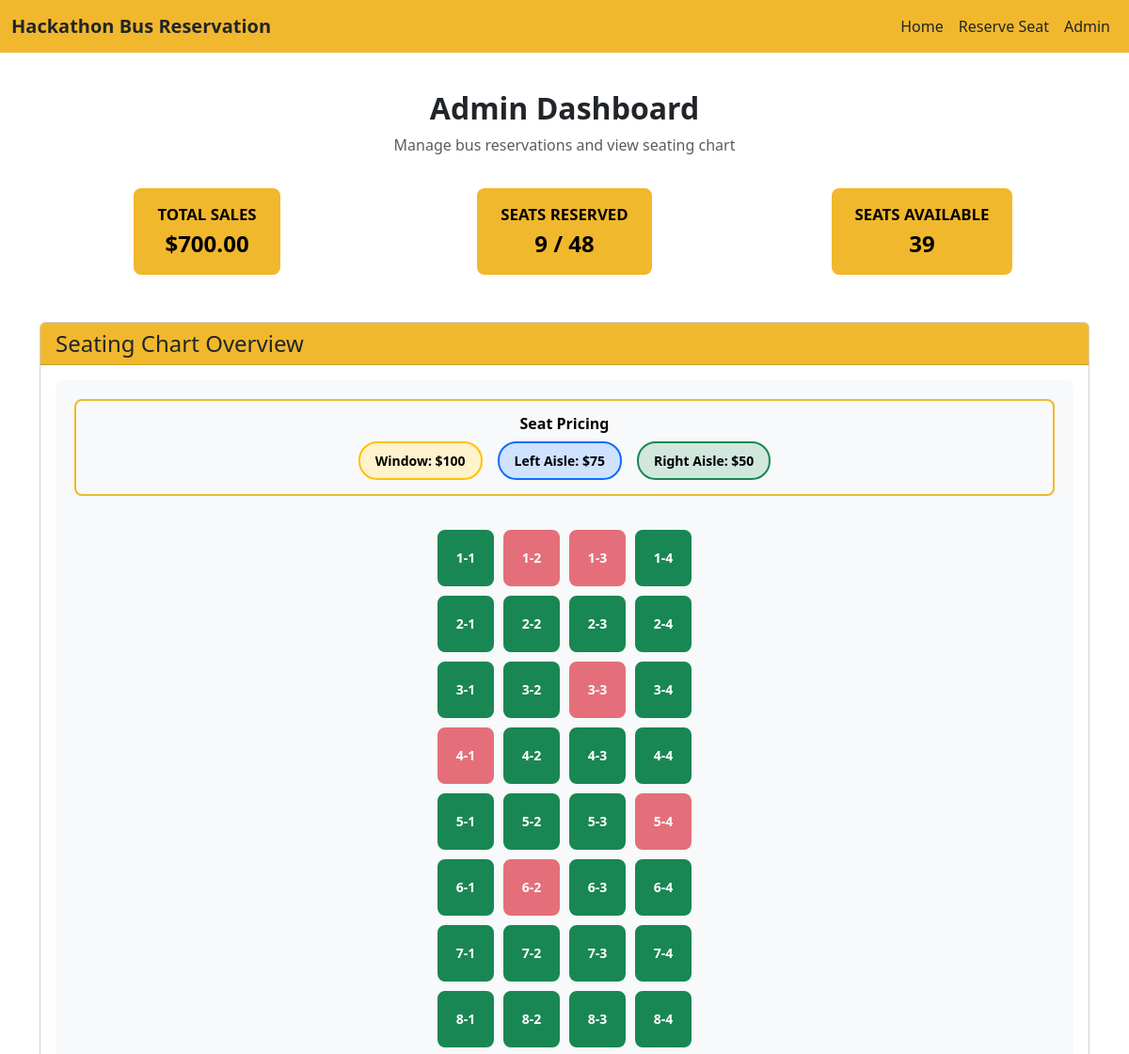
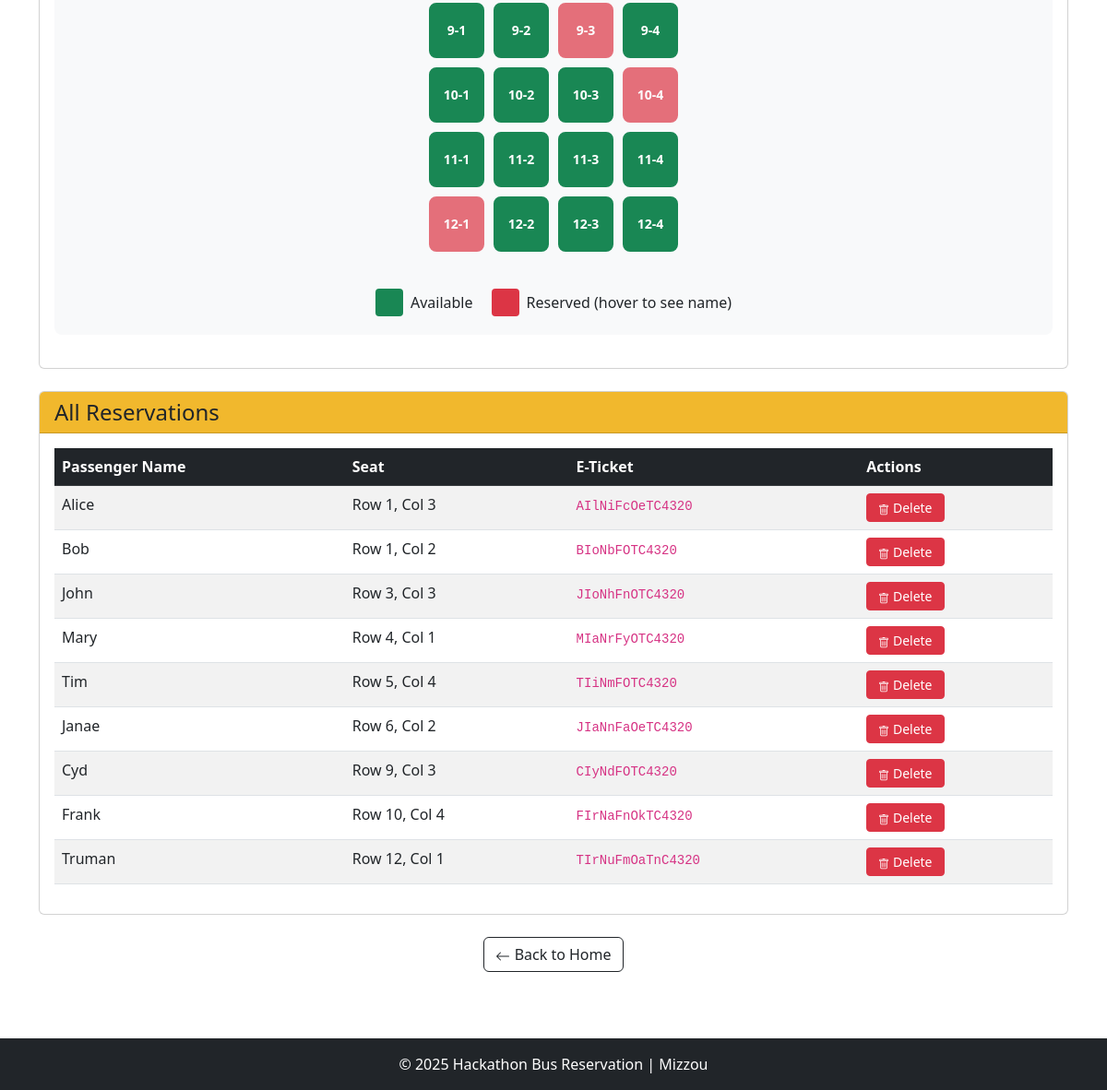
/admin/dashboard (signed in), run on an earlier commit of the app's database (2 pictures, top to bottom).
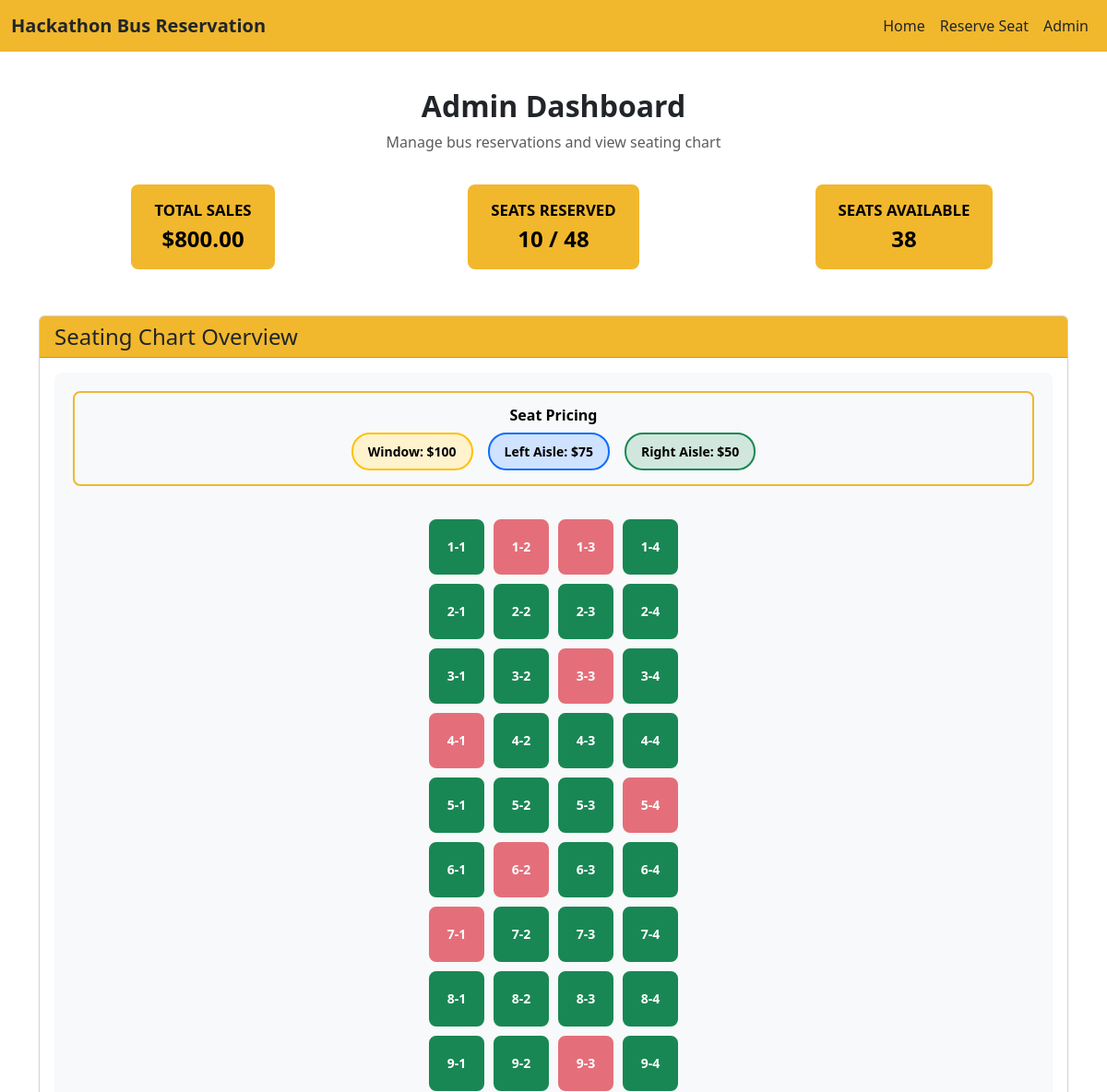
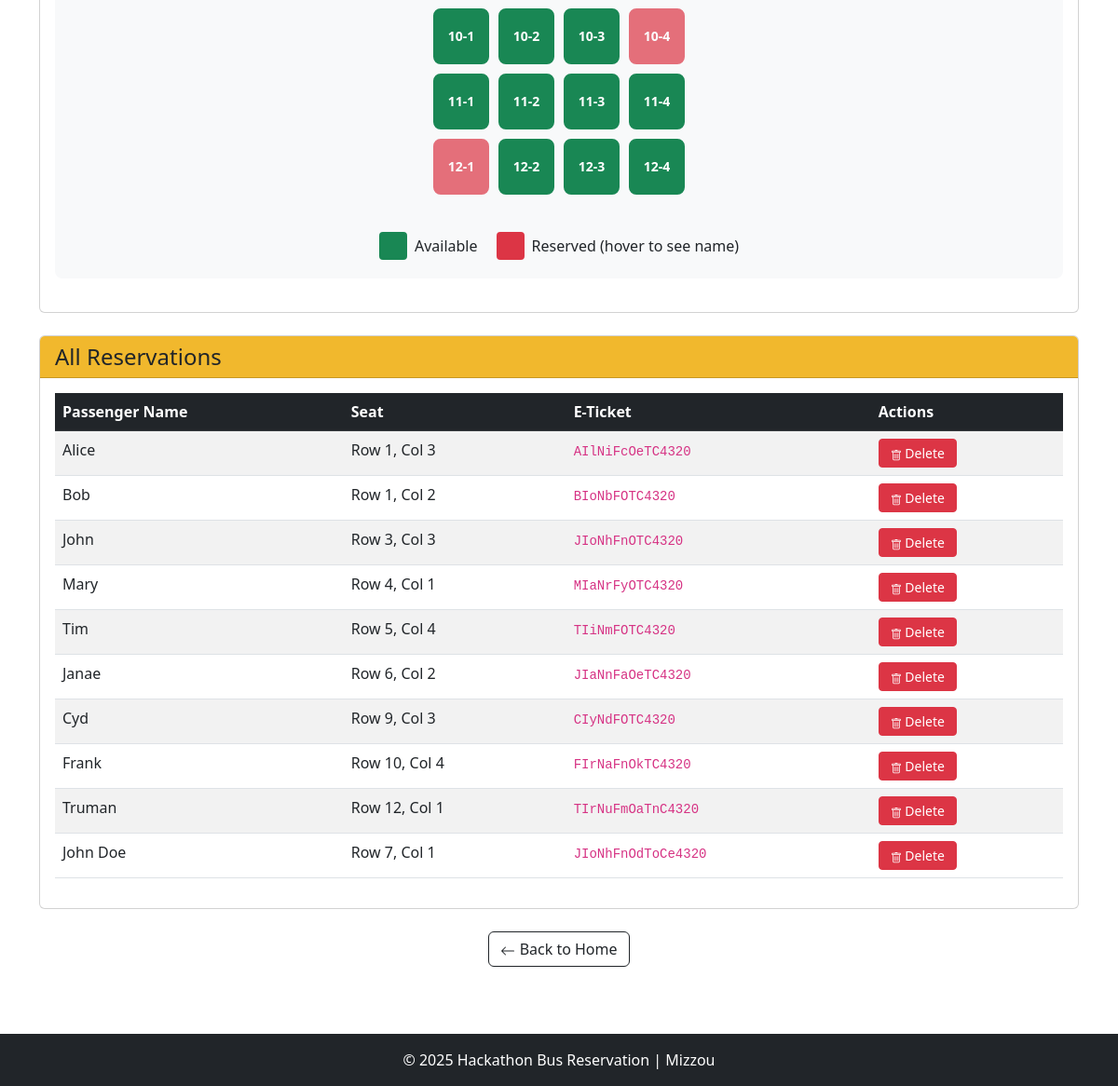
And on a later commit of the database (2 pictures, top to bottom).
### app.py (models this page shows, shortened)
class Reservation(db.Model):
    __tablename__ = "reservations"
    id = db.Column(db.Integer, primary_key=True)
    passengerName = db.Column(db.Text, nullable=False)
    seatRow = db.Column(db.Integer, nullable=False)
    seatColumn = db.Column(db.Integer, nullable=False)
    eTicketNumber = db.Column(db.Text, nullable=False)
    created = db.Column(db.DateTime, nullable=False, default=datetime.utcnow)

### app.py (the view)
@app.route("/admin/dashboard")
def admin_dashboard():
    if not session.get("admin_logged_in"):
        flash("Please log in to access the admin dashboard.", "warning")
        return redirect(url_for("admin"))
    total_seats = 48
    reserved_list = get_all_reservations()
    reserved_count = len(reserved_list)
    available_count = total_seats - reserved_count
    total_sales = get_total_sales()
    availability = get_seat_availability_grid()
    seat_names = get_seat_names_grid()
    reservations = sorted(reserved_list, key=lambda r: r.created)
    return render_template(
        "admin_dashboard.html",
        total_sales=total_sales,
        reserved_count=reserved_count,
        total_seats=total_seats,
        available_count=available_count,
        availability=availability,
        seat_names=seat_names,
        reservations=reservations,
    )

### app.py (called while the page is built)
def get_cost_matrix():
    cost_matrix = [[100, 75, 50, 100] for row in range(12)]
    return cost_matrix

def calculate_seat_price(row, column):
    if row < 0 or row > 11:
        raise ValueError("Row must be between 0 and 11")
    if column < 0 or column > 3:
        raise ValueError("Column must be between 0 and 3")
    cost_matrix = get_cost_matrix()
    return float(cost_matrix[row][column])

def get_all_reservations():
    try:
        return Reservation.query.order_by(Reservation.created.desc()).all()
    except Exception as e:
        print(f"Error retrieving reservations: {e}")
        return []

def get_total_sales():
    try:
        total = 0.0
        reservations = Reservation.query.all()
        for reservation in reservations:
            if 0 <= reservation.seatRow <= 11 and 0 <= reservation.seatColumn <= 3:
                price = calculate_seat_price(reservation.seatRow, reservation.seatColumn)
                total += price
        return total
    except Exception as e:
        print(f"Error calculating total sales: {e}")
        return 0.0

def get_seat_availability_grid():
    try:
        availability = [[True for _ in range(4)] for _ in range(12)]
        reservations = Reservation.query.all()
        for reservation in reservations:
            if 0 <= reservation.seatRow <= 11 and 0 <= reservation.seatColumn <= 3:
                availability[reservation.seatRow][reservation.seatColumn] = False
        return availability
    except Exception as e:
        print(f"Error building availability grid: {e}")
        return [[True for _ in range(4)] for _ in range(12)]

def get_seat_names_grid():
    try:
        seat_names = [[None for _ in range(4)] for _ in range(12)]
        reservations = Reservation.query.all()
        for reservation in reservations:
            if 0 <= reservation.seatRow <= 11 and 0 <= reservation.seatColumn <= 3:
                seat_names[reservation.seatRow][reservation.seatColumn] = reservation.passengerName
        return seat_names
    except Exception as e:
        print(f"Error building seat names grid: {e}")
        return [[None for _ in range(4)] for _ in range(12)]

### templates/admin_dashboard.html (shortened to what this page needs)
{% extends "base.html" %}
{% block content %}
<div class="text-center mb-4">
    <h2 class="fw-bold">Admin Dashboard</h2>
    <p class="text-muted">Manage bus reservations and view seating chart</p>
</div>
<div class="row mb-4">
    <div class="col-md-4 text-center mb-3">
        <div class="stats-badge">
            <div class="text-uppercase small">Total Sales</div>
            <div class="fs-4">
                {% if total_sales is defined %}
                    ${{ "%.2f"|format(total_sales) }}
                {% else %}
                    $0.00
                {% endif %}
            </div>
        </div>
    </div>
    <div class="col-md-4 text-center mb-3">
        <div class="stats-badge">
            <div class="text-uppercase small">Seats Reserved</div>
            <div class="fs-4">
                {% if reserved_count is defined %}
                    {{ reserved_count }} / {{ total_seats|default(48) }}
                {% else %}
                    0 / 48
                {% endif %}
            </div>
        </div>
    </div>
    <div class="col-md-4 text-center mb-3">
        <div class="stats-badge">
            <div class="text-uppercase small">Seats Available</div>
            <div class="fs-4">
                {% if available_count is defined %}
                    {{ available_count }}
                {% else %}
                    48
                {% endif %}
            </div>
        </div>
    </div>
</div>
<div class="card mb-4">
    <div class="card-header bg-mizzou-gold text-dark">
        <h4 class="mb-0">Seating Chart Overview</h4>
    </div>
    <div class="card-body">
        <div class="seating-chart-container">
            <div class="pricing-legend mb-3">
                <h6 class="text-center mb-2">Seat Pricing</h6>
                <div class="d-flex justify-content-center gap-3 flex-wrap">
                    <div class="pricing-item">
                        <span class="pricing-badge window-pricing">Window: $100</span>
                    </div>
                    <div class="pricing-item">
                        <span class="pricing-badge left-aisle-pricing">Left Aisle: $75</span>
                    </div>
                    <div class="pricing-item">
                        <span class="pricing-badge right-aisle-pricing">Right Aisle: $50</span>
                    </div>
                </div>
            </div>
            <div class="seating-chart">
                {% for row in range(1, 13) %}
                    {% for col in range(1, 5) %}
                        {% if availability is defined and availability[row-1][col-1] == False %}
                            <div class="seat seat-reserved"
                                 {% if seat_names is defined and seat_names[row-1][col-1] %}
                                 title="{{ seat_names[row-1][col-1] }}"
                                 {% endif %}>
                                {{ row }}-{{ col }}
                            </div>
                        {% else %}
                            <div class="seat seat-available">
                                {{ row }}-{{ col }}
                            </div>
                        {% endif %}
                    {% endfor %}
                {% endfor %}
            </div>
            <div class="seat-legend">
                <div class="legend-item">
                    <div class="legend-box legend-available"></div>
                    <span>Available</span>
                </div>
                <div class="legend-item">
                    <div class="legend-box legend-reserved"></div>
                    <span>Reserved (hover to see name)</span>
                </div>
            </div>
        </div>
    </div>
</div>
<div class="card">
    <div class="card-header bg-mizzou-gold text-dark">
        <h4 class="mb-0">All Reservations</h4>
    </div>
    <div class="card-body">
        {% if reservations is defined and reservations|length > 0 %}
            <div class="table-responsive">
                <table class="table table-striped table-hover">
                    <thead class="table-dark">
                        <tr>
                            <th>Passenger Name</th>
                            <th>Seat</th>
                            <th>E-Ticket</th>
                            <th class="table-actions">Actions</th>
                        </tr>
                    </thead>
                    <tbody>
                        {% for reservation in reservations %}
                            <tr>
                                <td>{{ reservation.passengerName }}</td>
                                <td>Row {{ reservation.seatRow + 1 }}, Col {{ reservation.seatColumn + 1 }}</td>
                                <td><code>{{ reservation.eTicketNumber }}</code></td>
                                <td class="table-actions">
                                    <form method="POST"
                                          action="{{ url_for('admin_delete', reservation_id=reservation.id) }}"
                                          style="display: inline;"
                                          onsubmit="return confirmDelete('{{ reservation.passengerName }}', 'Row {{ reservation.seatRow + 1 }}, Col {{ reservation.seatColumn + 1 }}');">
                                        <button type="submit" class="btn btn-danger btn-sm btn-delete">
                                            Delete
                                        </button>
                                    </form>
                                </td>
                            </tr>
                        {% endfor %}
                    </tbody>
                </table>
            </div>
        {% endif %}
    </div>
</div>
<div class="text-center mt-4">
    <a href="{{ url_for('index') }}" class="btn btn-outline-dark">
        <svg xmlns="http://www.w3.org/2000/svg" width="16" height="16" fill="currentColor" class="bi bi-arrow-left" viewBox="0 0 16 16">
            <path fill-rule="evenodd" d="M15 8a.5.5 0 0 0-.5-.5H2.707l3.147-3.146a.5.5 0 1 0-.708-.708l-4 4a.5.5 0 0 0 0 .708l4 4a.5.5 0 0 0 .708-.708L2.707 8.5H14.5A.5.5 0 0 0 15 8"/>
        </svg>
        Back to Home
    </a>
</div>
{% endblock %}

### templates/base.html (shortened to what this page needs)
<!DOCTYPE html>
<html lang="en">
<head>
    <link href="https://cdn.jsdelivr.net/npm/bootstrap@5.3.0/dist/css/bootstrap.min.css" rel="stylesheet">
    <link rel="stylesheet" href="{{ url_for('static', filename='style.css') }}">
</head>
<body>
    <nav class="navbar navbar-expand-lg navbar-dark bg-mizzou-gold">
        <div class="container-fluid">
            <a class="navbar-brand text-dark fw-bold" href="{{ url_for('index') }}">
                Hackathon Bus Reservation
            </a>
            <div class="collapse navbar-collapse" id="navbarNav">
                <ul class="navbar-nav ms-auto">
                    <li class="nav-item">
                        <a class="nav-link text-dark" href="{{ url_for('index') }}">Home</a>
                    </li>
                    <li class="nav-item">
                        <a class="nav-link text-dark" href="{{ url_for('reserve') }}">Reserve Seat</a>
                    </li>
                    <li class="nav-item">
                        <a class="nav-link text-dark" href="{{ url_for('admin') }}">Admin</a>
                    </li>
                </ul>
            </div>
        </div>
    </nav>
    <main class="container my-4">
        {% block content %}{% endblock %}
    </main>
    <footer class="bg-dark text-white text-center py-3 mt-5">
        <div class="container">
            <p class="mb-0">&copy; 2025 Hackathon Bus Reservation | Mizzou</p>
        </div>
    </footer>
</body>
</html>

### static/style.css (style rules this page uses)
:root { --mizzou-gold: #F1B82D; --mizzou-black: #000000; --seat-available: #198754; --seat-reserved: #DC3545; --seat-selected: #0D6EFD; --seat-size: 60px; }
body { min-height: 100vh; display: flex; flex-direction: column; }
main { flex: 1; }
.bg-mizzou-gold { background-color: var(--mizzou-gold) !important; }
.seating-chart-container { background: #f8f9fa; border-radius: 8px; padding: 20px; margin-bottom: 20px; }
.seating-chart { display: grid; grid-template-columns: repeat(4, var(--seat-size)); gap: 10px; justify-content: center; padding: 20px 10px; }
.seat { width: var(--seat-size); height: var(--seat-size); display: flex; align-items: center; justify-content: center; border: 2px solid; border-radius: 8px; font-weight: bold; font-size: 14px; transition: all 0.3s ease; position: relative; }
.seat-available { background-color: var(--seat-available); border-color: var(--seat-available); color: white; cursor: pointer; }
.seat-reserved { background-color: var(--seat-reserved); border-color: var(--seat-reserved); color: white; cursor: not-allowed; opacity: 0.7; }
.pricing-legend { background-color: #f8f9fa; border: 2px solid var(--mizzou-gold); border-radius: 8px; padding: 15px; margin-bottom: 20px; }
.pricing-legend h6 { color: var(--mizzou-black); margin-bottom: 10px; font-weight: 600; }
.pricing-item { display: flex; align-items: center; justify-content: center; }
.pricing-badge { display: inline-block; padding: 8px 16px; border-radius: 20px; font-weight: 600; font-size: 14px; color: var(--mizzou-black); border: 2px solid; }
.pricing-badge.window-pricing { background-color: #fff3cd; border-color: #ffc107; }
.pricing-badge.left-aisle-pricing { background-color: #cfe2ff; border-color: #0d6efd; }
.pricing-badge.right-aisle-pricing { background-color: #d1e7dd; border-color: #198754; }
.seat-legend { display: flex; justify-content: center; gap: 20px; margin-top: 20px; flex-wrap: wrap; }
.legend-item { display: flex; align-items: center; gap: 8px; }
.legend-box { width: 30px; height: 30px; border-radius: 4px; border: 2px solid; }
.legend-available { background-color: var(--seat-available); border-color: var(--seat-available); }
.legend-reserved { background-color: var(--seat-reserved); border-color: var(--seat-reserved); }
.stats-badge { background-color: var(--mizzou-gold); color: var(--mizzou-black); padding: 15px 25px; border-radius: 8px; font-weight: bold; font-size: 1.2rem; display: inline-block; margin: 10px; }
.table-actions { white-space: nowrap; }
.btn-delete { padding: 4px 12px; font-size: 14px; }

What changed in the data, as far as the page shows it:
added Reservation: passengerName "John Doe", reservation.seatRow+1 "7", reservation.seatColumn+1 "1", eTicketNumber "JIoNhFnOdToCe4320"
Also different on the page:
{{ "%.2f"|format(total_sales) }}: "700.00" → "800.00"
{{ reserved_count }}: "9" → "10"
{{ available_count }}: "39" → "38"
list line gone: "7 - 1"
new list line: "7 - 1"
